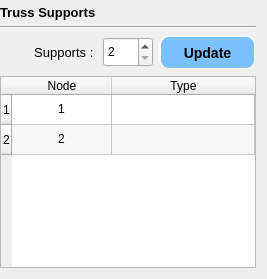
         <widget class="QWidget" name="page_supports">
          <layout class="QGridLayout" name="gridLayout_5">
           <property name="leftMargin">
            <number>0</number>
           </property>
           <property name="topMargin">
            <number>5</number>
           </property>
           <item row="0" column="0" colspan="3">
            <widget class="QLabel" name="label_5">
             <property name="font">
              <font>
               <pointsize>10</pointsize>
               <weight>75</weight>
               <bold>true</bold>
              </font>
             </property>
             <property name="text">
              <string>Truss Supports</string>
             </property>
            </widget>
           </item>
           <item row="1" column="0" colspan="3">
            <widget class="Line" name="line_3">
             <property name="orientation">
              <enum>Qt::Horizontal</enum>
             </property>
            </widget>
           </item>
           <item row="2" column="0">
            <widget class="QLabel" name="label_6">
             <property name="font">
              <font>
               <pointsize>10</pointsize>
              </font>
             </property>
             <property name="text">
              <string>Supports : </string>
             </property>
             <property name="alignment">
              <set>Qt::AlignRight|Qt::AlignTrailing|Qt::AlignVCenter</set>
             </property>
            </widget>
           </item>
           <item row="2" column="1">
            <widget class="QSpinBox" name="spinBox_supports">
             <property name="minimumSize">
              <size>
               <width>0</width>
               <height>30</height>
              </size>
             </property>
             <property name="maximumSize">
              <size>
               <width>50</width>
               <height>16777215</height>
              </size>
             </property>
             <property name="minimum">
              <number>2</number>
             </property>
             <property name="value">
              <number>2</number>
             </property>
            </widget>
           </item>
           <item row="2" column="2">
            <widget class="QPushButton" name="update_supports">
             <property name="minimumSize">
              <size>
               <width>23</width>
               <height>35</height>
              </size>
             </property>
             <property name="cursor">
              <cursorShape>PointingHandCursor</cursorShape>
             </property>
             <property name="styleSheet">
              <string notr="true">QPushButton {
	background-color: rgb(123, 193, 255);
    border-style: outset;
    border-width: 2px;
    border-radius: 10px;
    border-color: beige;
    font: bold 14px;
    min-width: 1em;
    padding: 1px;
}
QPushButton:hover {
	background-color: rgb(85, 162, 255);
    border-style: inset;
}
</string>
             </property>
             <property name="text">
              <string>Update</string>
             </property>
            </widget>
           </item>
           <item row="3" column="0" colspan="3">
            <widget class="QTableWidget" name="tableWidget_supports">
             <property name="alternatingRowColors">
              <bool>true</bool>
             </property>
             <attribute name="horizontalHeaderStretchLastSection">
              <bool>true</bool>
             </attribute>
             <row>
              <property name="text">
               <string>1</string>
              </property>
             </row>
             <row>
              <property name="text">
               <string>2</string>
              </property>
             </row>
             <column>
              <property name="text">
               <string>Node</string>
              </property>
              <property name="background">
               <color>
                <red>85</red>
                <green>255</green>
                <blue>127</blue>
               </color>
              </property>
             </column>
             <column>
              <property name="text">
               <string>Type</string>
              </property>
              <property name="background">
               <color>
                <red>255</red>
                <green>85</green>
                <blue>0</blue>
               </color>
              </property>
             </column>
             <item row="0" column="0">
              <property name="text">
               <string>1</string>
              </property>
              <property name="textAlignment">
               <set>AlignCenter</set>
              </property>
             </item>
             <item row="1" column="0">
              <property name="text">
               <string>2</string>
              </property>
              <property name="textAlignment">
               <set>AlignCenter</set>
              </property>
             </item>
            </widget>
           </item>
          </layout>
         </widget>
